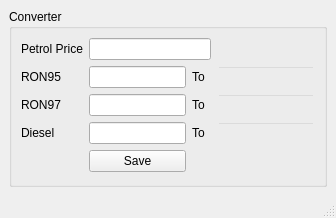
<?xml version="1.0" encoding="UTF-8"?>
<ui version="4.0">
 <class>ConvertWindow</class>
 <widget class="QMainWindow" name="ConvertWindow">
  <property name="geometry">
   <rect>
    <x>0</x>
    <y>0</y>
    <width>336</width>
    <height>218</height>
   </rect>
  </property>
  <property name="minimumSize">
   <size>
    <width>336</width>
    <height>218</height>
   </size>
  </property>
  <property name="maximumSize">
   <size>
    <width>336</width>
    <height>218</height>
   </size>
  </property>
  <property name="contextMenuPolicy">
   <enum>Qt::NoContextMenu</enum>
  </property>
  <property name="windowTitle">
   <string>Price to Petrol Converter</string>
  </property>
  <property name="styleSheet">
   <string notr="true">font: 75 10.5pt &quot;MS Shell Dlg 2&quot;;</string>
  </property>
  <widget class="QWidget" name="centralwidget">
   <property name="maximumSize">
    <size>
     <width>336</width>
     <height>196</height>
    </size>
   </property>
   <layout class="QGridLayout" name="gridLayout_2">
    <item row="0" column="0">
     <widget class="QGroupBox" name="groupBox">
      <property name="title">
       <string>Converter</string>
      </property>
      <layout class="QGridLayout" name="gridLayout_3">
       <item row="4" column="1">
        <widget class="QLineEdit" name="dieselEdit"/>
       </item>
       <item row="2" column="2">
        <widget class="QLabel" name="label_6">
         <property name="text">
          <string>To</string>
         </property>
        </widget>
       </item>
       <item row="1" column="0">
        <widget class="QLabel" name="label_2">
         <property name="text">
          <string>RON95</string>
         </property>
        </widget>
       </item>
       <item row="4" column="0">
        <widget class="QLabel" name="label_4">
         <property name="text">
          <string>Diesel</string>
         </property>
        </widget>
       </item>
       <item row="2" column="0">
        <widget class="QLabel" name="label_3">
         <property name="text">
          <string>RON97</string>
         </property>
        </widget>
       </item>
       <item row="0" column="1" colspan="3">
        <widget class="QLineEdit" name="priceEdit"/>
       </item>
       <item row="0" column="0">
        <widget class="QLabel" name="label">
         <property name="text">
          <string>Petrol Price</string>
         </property>
        </widget>
       </item>
       <item row="1" column="1">
        <widget class="QLineEdit" name="ron95PriceEdit"/>
       </item>
       <item row="2" column="1">
        <widget class="QLineEdit" name="ron97Edit"/>
       </item>
       <item row="1" column="4">
        <widget class="ClickableLineEdit" name="ron95DisplayEdit">
         <property name="focusPolicy">
          <enum>Qt::TabFocus</enum>
         </property>
         <property name="styleSheet">
          <string notr="true">background-color: transparent</string>
         </property>
         <property name="readOnly">
          <bool>true</bool>
         </property>
        </widget>
       </item>
       <item row="4" column="2">
        <widget class="QLabel" name="label_7">
         <property name="text">
          <string>To</string>
         </property>
        </widget>
       </item>
       <item row="2" column="4">
        <widget class="ClickableLineEdit" name="ron97DisplayEdit">
         <property name="styleSheet">
          <string notr="true">background-color: transparent</string>
         </property>
         <property name="readOnly">
          <bool>true</bool>
         </property>
        </widget>
       </item>
       <item row="4" column="4">
        <widget class="QLineEdit" name="dieselDisplayEdit">
         <property name="styleSheet">
          <string notr="true">background-color: transparent</string>
         </property>
         <property name="readOnly">
          <bool>true</bool>
         </property>
        </widget>
       </item>
       <item row="1" column="2">
        <widget class="QLabel" name="label_5">
         <property name="text">
          <string>To</string>
         </property>
        </widget>
       </item>
       <item row="5" column="1">
        <widget class="QPushButton" name="saveButton">
         <property name="text">
          <string>Save</string>
         </property>
        </widget>
       </item>
      </layout>
     </widget>
    </item>
   </layout>
  </widget>
  <widget class="QStatusBar" name="statusbar"/>
 </widget>
 <customwidgets>
  <customwidget>
   <class>ClickableLineEdit</class>
   <extends>QLineEdit</extends>
   <header>clickablelineedit.h</header>
  </customwidget>
 </customwidgets>
 <resources/>
 <connections/>
</ui>
